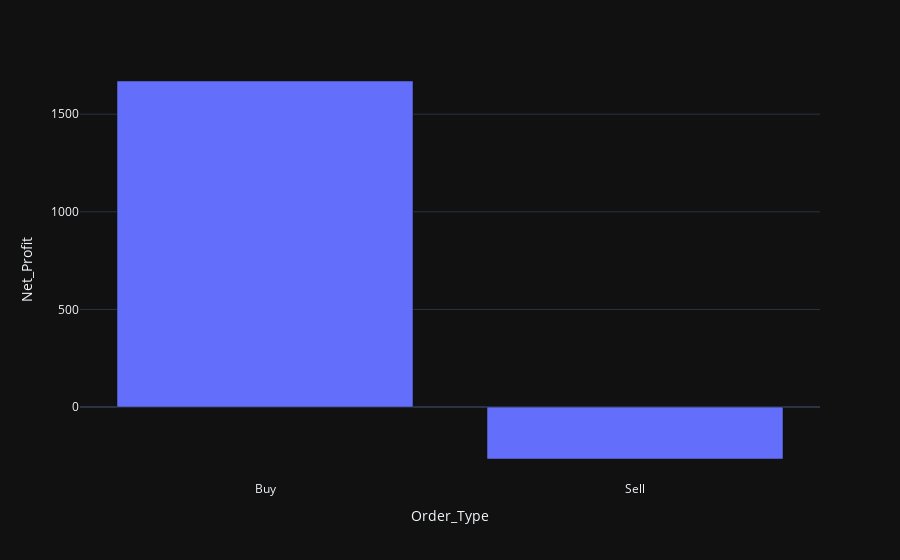
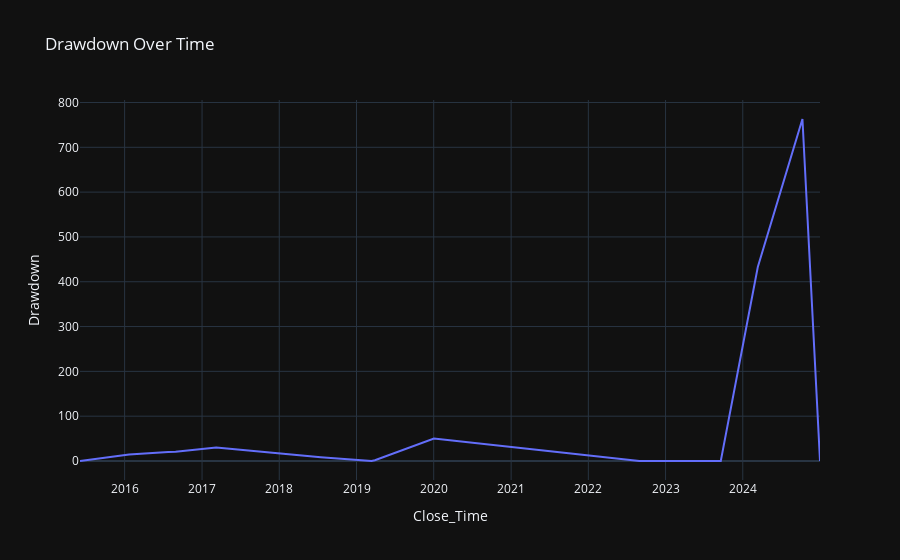
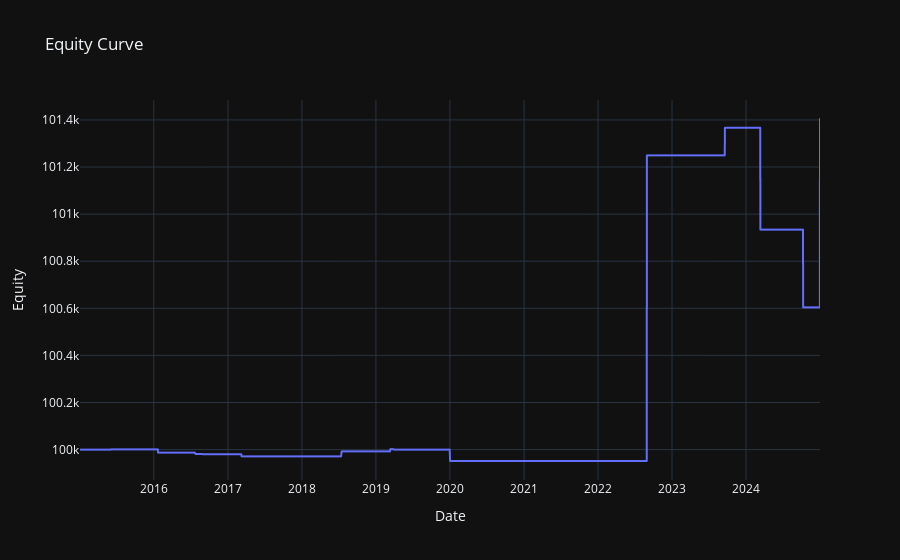

Here is the notebook cell these charts were saved with, in order:
### Code cell
bt.export_to_json("crossover.json", "TSLA")

### Figure 1 — Plotly figure (JSON) as saved in the notebook; plotly's stock layout.template omitted (floating-point values rounded to 4 significant figures)
{"data": [{"hovertemplate": "Order_Type=%{x}<br>Net_Profit=%{y}<extra></extra>", "legendgroup": "", "marker": {"color": "#636efa", "pattern": {"shape": ""}}, "name": "", "orientation": "v", "showlegend": false, "textposition": "auto", "type": "bar", "x": ["Buy", "Sell"], "xaxis": "x", "y": [1670.0, -265.8], "yaxis": "y"}], "layout": {"barmode": "relative", "legend": {"tracegroupgap": 0}, "margin": {"t": 60}, "xaxis": {"anchor": "y", "domain": [0, 1], "title": {"text": "Order_Type"}}, "yaxis": {"anchor": "x", "domain": [0, 1], "title": {"text": "Net_Profit"}}}}

### Figure 2 — Plotly figure (JSON) as saved in the notebook; plotly's stock layout.template omitted (floating-point values rounded to 4 significant figures)
{"data": [{"hovertemplate": "Close_Time=%{x}<br>Drawdown=%{y}<extra></extra>", "legendgroup": "", "line": {"color": "#636efa", "dash": "solid"}, "marker": {"symbol": "circle"}, "mode": "lines", "name": "", "orientation": "v", "showlegend": false, "type": "scatter", "x": ["2015-06-04T00:00:00", "2016-01-22T00:00:00", "2016-07-25T00:00:00", "2016-08-29T00:00:00", "2017-03-09T00:00:00", "2018-07-16T00:00:00", "2019-03-13T00:00:00", "2019-03-29T00:00:00", "2020-01-02T00:00:00", "2022-08-30T00:00:00", "2023-09-19T00:00:00", "2024-03-12T00:00:00", "2024-10-09T00:00:00", "2024-12-31T00:00:00"], "xaxis": "x", "y": [0, 14.23, 20.05, 20.76, 29.92, 8.56, 0, 1.73, 50.33, 0, 0, 432.9, 763.1, 0], "yaxis": "y"}], "layout": {"legend": {"tracegroupgap": 0}, "title": {"text": "Drawdown Over Time"}, "xaxis": {"anchor": "y", "domain": [0, 1], "title": {"text": "Close_Time"}}, "yaxis": {"anchor": "x", "domain": [0, 1], "title": {"text": "Drawdown"}}}}

### Figure 3 — Plotly figure (JSON) as saved in the notebook; plotly's stock layout.template omitted (floating-point values rounded to 4 significant figures; data arrays with more than 128 entries replaced by an {"elided": "..."} marker saying what was removed)
{"data": [{"hovertemplate": "Date=%{x}<br>Equity=%{y}<extra></extra>", "legendgroup": "", "line": {"color": "#636efa", "dash": "solid"}, "marker": {"symbol": "circle"}, "mode": "lines", "name": "", "showlegend": false, "type": "scattergl", "x": {"elided": "2516 str values"}, "xaxis": "x", "y": {"elided": "2516 float values"}, "yaxis": "y"}], "layout": {"legend": {"tracegroupgap": 0}, "title": {"text": "Equity Curve"}, "xaxis": {"anchor": "y", "domain": [0, 1], "title": {"text": "Date"}}, "yaxis": {"anchor": "x", "domain": [0, 1], "title": {"text": "Equity"}}}}
